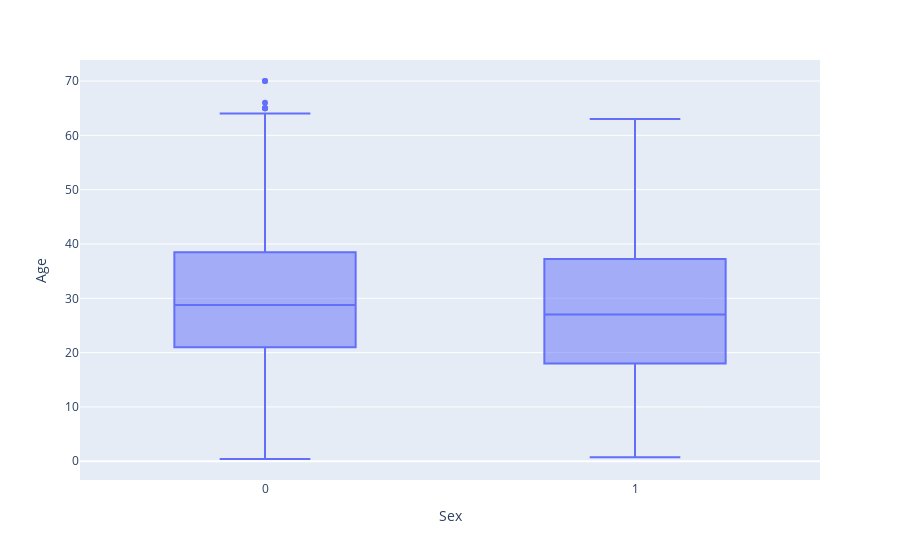

Here is the notebook cell this chart was saved with:
### Code cell
px.box(titanic_cleaned, x = 'Sex', y = 'Age')

### Figure 1 — Plotly figure (JSON) as saved in the notebook; plotly's stock layout.template omitted (floating-point values rounded to 4 significant figures; data arrays with more than 128 entries replaced by an {"elided": "..."} marker saying what was removed)
{"data": [{"alignmentgroup": "True", "hovertemplate": "Sex=%{x}<br>Age=%{y}<extra></extra>", "legendgroup": "", "marker": {"color": "#636efa"}, "name": "", "notched": false, "offsetgroup": "", "orientation": "v", "showlegend": false, "type": "box", "x": {"elided": "886 int values"}, "x0": " ", "xaxis": "x", "y": {"elided": "886 float values"}, "y0": " ", "yaxis": "y"}], "layout": {"boxmode": "group", "legend": {"tracegroupgap": 0}, "margin": {"t": 60}, "xaxis": {"anchor": "y", "domain": [0, 1], "title": {"text": "Sex"}}, "yaxis": {"anchor": "x", "domain": [0, 1], "title": {"text": "Age"}}}}
